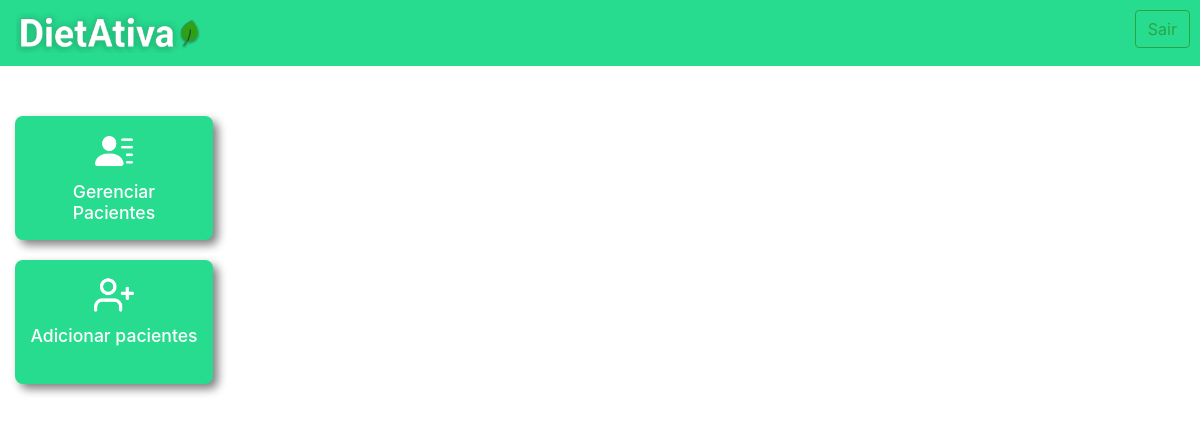
Page /pacientes/ (signed in) on the earlier database version.
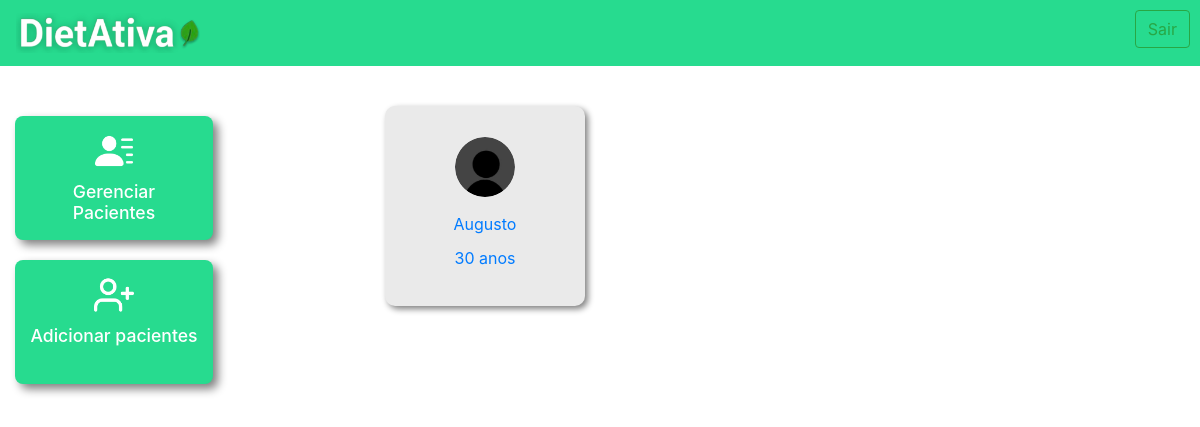
Same page on the later database version.
### plataforma/models.py (models this page shows, shortened)
class Pacientes(models.Model):
    choices_sexo = (('F', 'Feminino'),
                    ('M', 'Masculino'))
    nome = models.CharField(max_length=50)
    sexo = models.CharField(max_length=1, choices=choices_sexo)
    idade = models.IntegerField()
    email = models.EmailField()
    telefone = models.CharField(max_length=19)
    nutri = models.ForeignKey(User, on_delete=models.CASCADE)

### plataforma/views.py (the view, shortened to what this page needs)
# urls.py: path('pacientes/', views.pacientes, name='pacientes'),
@login_required(login_url='/auth/logar/')
def pacientes(request):
    if request.method == "GET":
        pacientes = Pacientes.objects.filter(nutri=request.user)
        return render(request, 'pacientes.html',{'pacientes': pacientes})

### plataforma/templates/pacientes.html (shortened to what this page needs)
{% extends 'pagina_inicial.html' %}
{% load static %}
{% block 'head' %}
<link rel="stylesheet" href="{% static 'plataforma/css/pagina_inicial.css' %}">
{% endblock %}
{% block 'plataforma' %}
<div class="container">
    <div class="patients-grid">
        {% for paciente in pacientes %}
        <a href="{% url 'dados_paciente' paciente.id %}" class="link-hover">
            <div class="patient-card">
                <div class="foto-perfil">
                    {% if paciente.sexo == "M" %}
                    <img src="{% static 'plataforma/img/usuario.png' %}" alt="Foto do paciente">
                    {% else %}
                    <img src="{% static 'plataforma/img/usuario.png' %}" alt="Foto da paciente">
                    {% endif %}
                </div>
                <p>{{ paciente.nome }}</p>
                <p>{{ paciente.idade }} anos</p>
            </div>
        </a>
        {% endfor %}
    </div>
</div>
{% endblock %}

Differences in the rows shown:
added Pacientes: nome "Augusto", idade "30"
